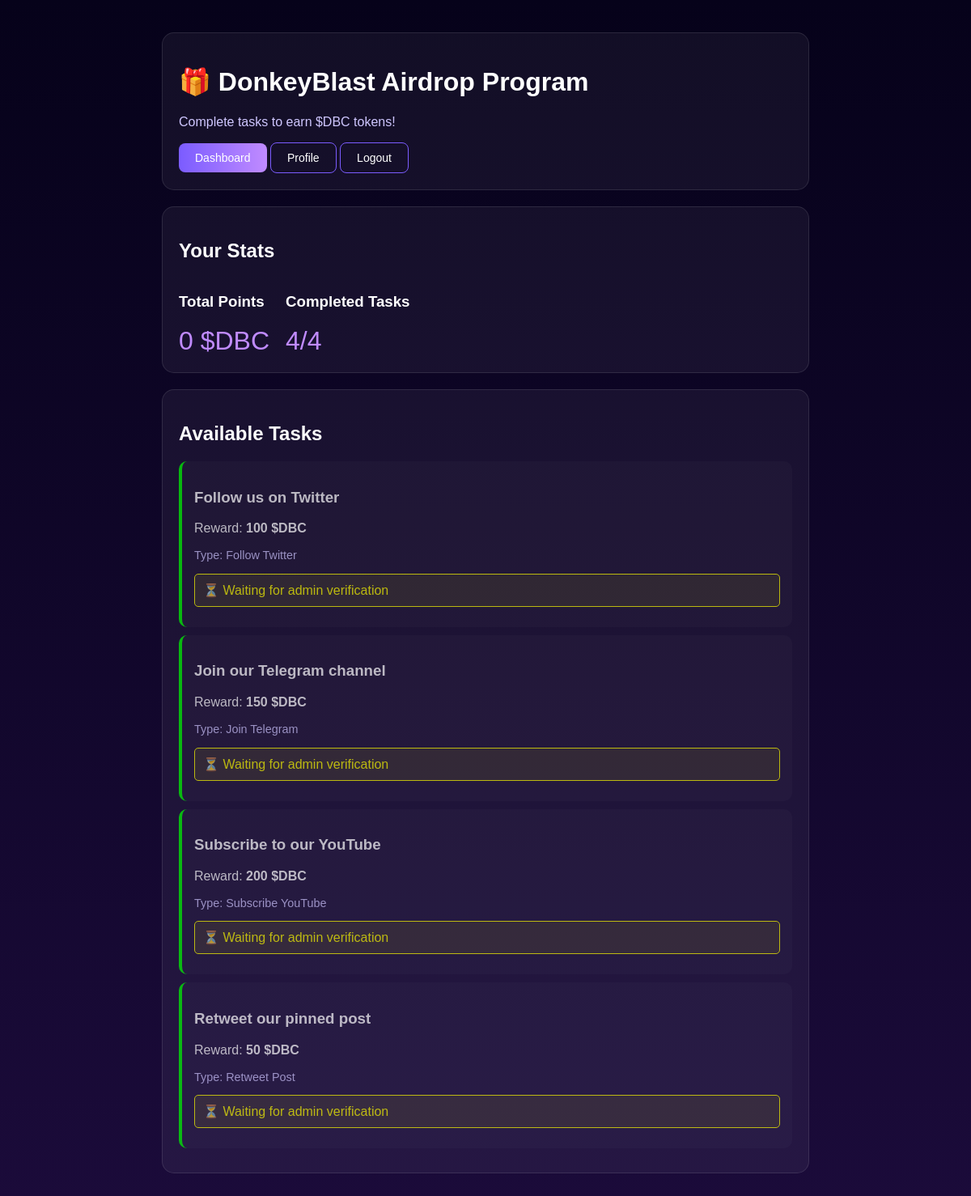
Page /airdrop/ (signed in) on the committed database.
### airdrop/models.py (models this page shows, shortened)
class AirdropTask(models.Model):
    TASK_TYPES = [
        ('follow_twitter', 'Follow Twitter'),
        ('join_telegram', 'Join Telegram'),
        ('subscribe_youtube', 'Subscribe YouTube'),
        ('retweet', 'Retweet Post'),
    ]
    name = models.CharField(max_length=100)
    task_type = models.CharField(max_length=50, choices=TASK_TYPES)
    points_reward = models.IntegerField(default=100)
    verification_url = models.URLField()
    is_active = models.BooleanField(default=True)

### airdrop/views.py (the view)
# urls.py: path('', views.airdrop_dashboard, name='airdrop_dashboard'),
@login_required
def airdrop_dashboard(request):
    airdrop_user, created = AirdropUser.objects.get_or_create(user=request.user)
    active_tasks = AirdropTask.objects.filter(is_active=True)
    user_completions = TaskCompletion.objects.filter(user=airdrop_user)
    tasks_with_status = []
    for task in active_tasks:
        completed = user_completions.filter(task=task).exists()
        tasks_with_status.append({
            'task': task,
            'completed': completed,
            'completion': user_completions.filter(task=task).first() if completed else None
        })
    context = {
        'airdrop_user': airdrop_user,
        'tasks_with_status': tasks_with_status,
        'total_points': airdrop_user.total_points,
        'completed_count': user_completions.count(),
        'total_tasks': active_tasks.count(),
    }
    return render(request, 'airdrop/dashboard.html', context)

### airdrop/templates/airdrop/dashboard.html (shortened to what this page needs)
{% extends 'airdrop/base.html' %}
{% block content %}
<div class="card">
    <h2>Your Stats</h2>
    <div style="display: flex; gap: 20px; flex-wrap: wrap;">
        <div>
            <h3>Total Points</h3>
            <div style="font-size: 2em; color: var(--accent2);">{{ total_points }} $DBC</div>
        </div>
        <div>
            <h3>Completed Tasks</h3>
            <div style="font-size: 2em; color: var(--accent2);">{{ completed_count }}/{{ total_tasks }}</div>
        </div>
    </div>
</div>
<div class="card">
    <h2>Available Tasks</h2>
    {% for item in tasks_with_status %}
    <div class="task-item {% if item.completed %}completed{% endif %}">
        <h3>{{ item.task.name }}</h3>
        <p>Reward: <strong>{{ item.task.points_reward }} $DBC</strong></p>
        <p style="color: var(--muted); font-size: 0.9em;">
            Type: {{ item.task.get_task_type_display }}
        </p>
        {% if item.completed %}
            {% if item.completion.verified %}
                <div class="message-success">
                    ✅ Verified - {{ item.task.points_reward }} $DBC awarded!
                </div>
            {% elif item.completion.points_awarded %}
                <div class="message-success">
                    ✅ Points already awarded!
                </div>
            {% else %}
                <div class="message-warning">
                    ⏳ Waiting for admin verification
                </div>
            {% endif %}
        {% endif %}
    </div>
    {% empty %}
    <div style="text-align: center; color: var(--muted);">
        <p>No active tasks available at the moment.</p>
        <p>Check back later for new tasks!</p>
    </div>
    {% endfor %}
</div>
{% endblock %}

### airdrop/templates/airdrop/base.html (shortened to what this page needs)
<!DOCTYPE html>
<html lang="en">
<head>
</head>
<body>
    <div class="container">
        <div class="card">
            <h1>🎁 DonkeyBlast Airdrop Program</h1>
            <p style="color: var(--muted);">Complete tasks to earn $DBC tokens!</p>
            <div>
                <a href="{% url 'airdrop:airdrop_dashboard' %}" class="btn">Dashboard</a>
                <a href="{% url 'airdrop:user_profile' %}" class="btn btn-outline">Profile</a>
                {% if user.is_authenticated %}
                    <a href="{% url 'admin:logout' %}" class="btn btn-outline">Logout</a>
                {% else %}
                    <a href="{% url 'admin:login' %}" class="btn btn-outline">Login</a>
                {% endif %}
            </div>
        </div>
        {% block content %}
        {% endblock %}
    </div>
</body>
</html>

### airdrop/templates/airdrop/base.html (style rules this page uses)
:root { --bg1: #06021a; --bg2: #1b0b3a; --accent: #7b5cff; --accent2: #c08bff; --muted: #cfc7ff; }
body { background: linear-gradient(180deg, var(--bg1), var(--bg2)); color: white; font-family: Arial, sans-serif; margin: 0; padding: 20px; min-height: 100vh; }
.container { max-width: 800px; margin: 0 auto; }
.card { background: rgba(255,255,255,0.05); border-radius: 15px; padding: 20px; margin: 20px 0; border: 1px solid rgba(255,255,255,0.1); }
.btn { background: linear-gradient(90deg, var(--accent), var(--accent2)); color: white; padding: 10px 20px; border: none; border-radius: 8px; cursor: pointer; text-decoration: none; display: inline-block; font-size: 14px; }
.btn-outline { background: transparent; border: 1px solid var(--accent); }
.task-item { background: rgba(255,255,255,0.03); padding: 15px; margin: 10px 0; border-radius: 10px; border-left: 4px solid var(--accent); }
.completed { border-left-color: #00ff00; opacity: 0.7; }
.message-warning { background: rgba(255, 255, 0, 0.1); border: 1px solid #ffff00; color: #ffff00; padding: 10px; border-radius: 5px; margin: 10px 0; }

### rows in the picture
AirdropTask: task.name "Follow us on Twitter", task.points_reward "100", task.task_type "Follow Twitter"
AirdropTask: task.name "Join our Telegram channel", task.points_reward "150", task.task_type "Join Telegram"
AirdropTask: task.name "Subscribe to our YouTube", task.points_reward "200", task.task_type "Subscribe YouTube"
AirdropTask: task.name "Retweet our pinned post", task.points_reward "50", task.task_type "Retweet Post"

### other values in the picture
{{ total_points }} "0"
{{ completed_count }} "4"
{{ total_tasks }} "4"
